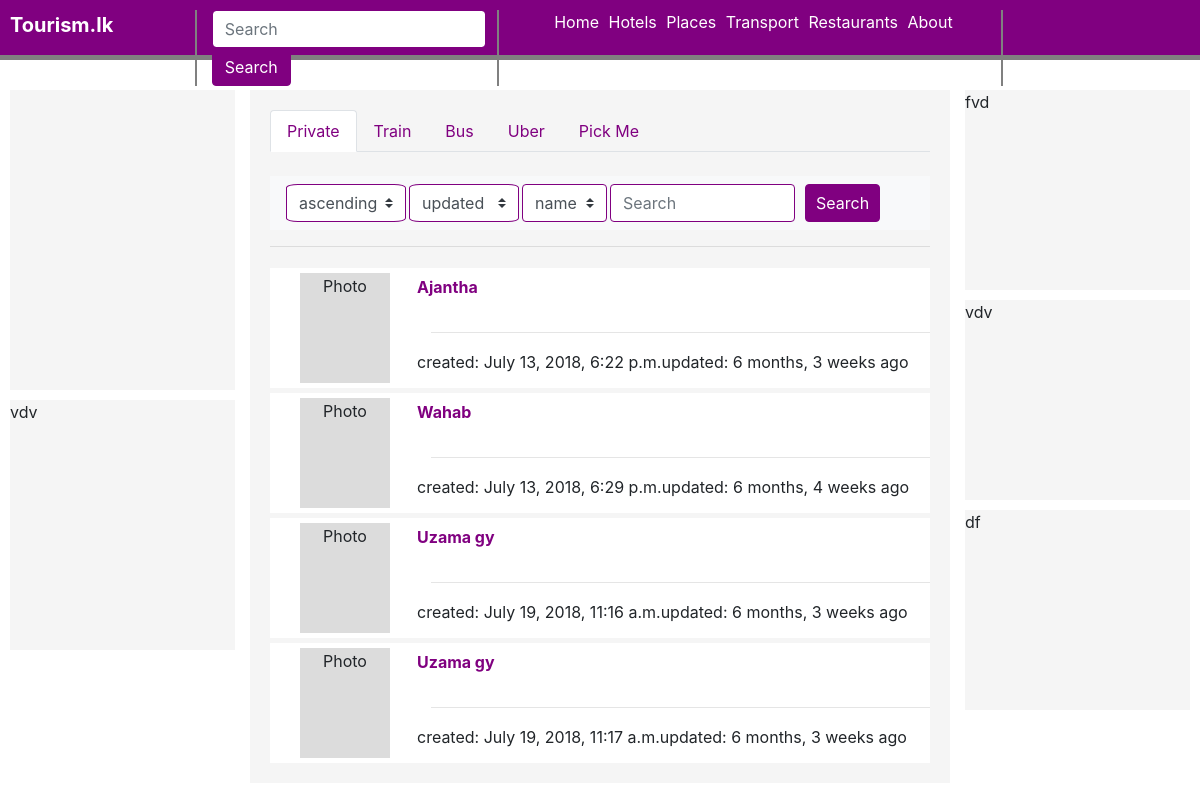
/transports/, run on the app's committed database.
### transports/models.py (models this page shows, shortened)
class Transport(models.Model):
	name			= models.CharField(max_length=100, validators=[validate_name])
	vehicle			= models.CharField(max_length=50, validators=[validate_vehicle])
	capcity			= models.IntegerField(null=True, blank=True)
	phone			= models.IntegerField(null=True, blank=True)
	price			= models.IntegerField(null=True, blank=True)
	timestamp		= models.DateTimeField(auto_now_add=True)
	updated			= models.DateTimeField(auto_now=True)
	slug			= models.SlugField(null=True, blank=True)

### transports/views.py (the view, shortened to what this page needs)
def transport_view(request):
	template_name = 'transports/transport_list.html'
	form  = TransportSearch(request.POST or None)
	queryset = Transport.objects.all()
	context = {
		'form':form,
		'object_list':queryset
	}
	return render(request, template_name, context)

### transports/forms.py
class TransportSearch(forms.Form):
	search 		= forms.CharField(label='')
	filter_by	= forms.ChoiceField(label='', choices=(
			('name',('name')),
			('capcity',('capcity')),
			('vehicle',('vehicle')),
		))
	sort_by 	= forms.ChoiceField(label='', choices=(
			('updated',('updated')),
			('timestamp',('timestamp')),
			('name',('name')),
			('capcity',('capcity')),
		))
	order		= forms.ChoiceField(label='', choices=(
			('ascending',('ascending')),
			('descending',('descending')),
		))

### transports/templates/transports/transport_list.html (shortened to what this page needs)
{% extends 'base.html' %}
{% block content %}
<div style="background: #F5F5F5;width: 700px;padding: 20px;margin-top: 30px">
	<ul class="nav nav-tabs" id="myTab" role="tablist" >
  <li class="nav-item">
    <a class="nav-link active" id="home-tab" data-toggle="tab" href="#Private" role="tab" aria-controls="Private" aria-selected="true" style="color: purple">Private</a>
  </li>
  <li class="nav-item">
    <a class="nav-link" id="profile-tab" data-toggle="tab" href="#Train" role="tab" aria-controls="Train" aria-selected="false" style="color: purple">Train</a>
  </li>
  <li class="nav-item">
    <a class="nav-link" id="profile-tab" data-toggle="tab" href="#Bus" role="tab" aria-controls="Bus" aria-selected="false" style="color: purple">Bus</a>
  </li>
  <li class="nav-item">
    <a class="nav-link" id="contact-tab" data-toggle="tab" href="#Uber" role="tab" aria-controls="Uber" aria-selected="false" style="color: purple">Uber</a>
  </li>
  <li class="nav-item">
    <a class="nav-link" id="contact-tab" data-toggle="tab" href="#PickMe" role="tab" aria-controls="Pick" aria-selected="false" style="color: purple">Pick Me</a>
  </li>
</ul>
<div class="tab-content" id="myTabContent" style="min-height: 550px;" > <br>
  <div class="tab-pane fade show active" id="Private" role="tabpanel" aria-labelledby="home-tab">
	  	{% include "transports/nav.html" %} <hr>
		{% if object_list %}
			<div style="overflow-x:scroll; height:500px;">
			{% for i in object_list %}
			<div class="row" style="background: white;width: 550;height: 120px;margin-top: 5px;padding: 5px">
				<div  class="col-3" >
					<div style="height: 110px;width: 90px;background: #DCDCDC;padding: 1px" align="center">
					Photo
					</div>
				</div>
				<div class="col-9" style="padding: 1px">
					<div class="row" style="padding: 1px">
						<p>
					 <b><a href="/transports/{{i.slug}}" style="color: purple">{{i.name}}</a></b>  <small> {{i.location}}</small>
					 	</p>
					</div><hr>
					<div class="row" style="padding: 1px">
						   <p>created: {{i.timestamp}}</p>
						   <p>updated: {{i.updated | timesince}} ago</p>
					</div>
				</div>
			</div>
			{% endfor %}
			</div>
		{% else %}
			<small>Not Found</small>
		{% endif %}
  </div>
</div>
</div>
{% endblock %}

### data on the page
Transport: name "Ajantha", timestamp "July 13, 2018, 6:22 p.m.", updated "6 months, 3 weeks"
Transport: name "Wahab", timestamp "July 13, 2018, 6:29 p.m.", updated "6 months, 4 weeks"
Transport: name "Uzama gy", timestamp "July 19, 2018, 11:16 a.m.", updated "6 months, 3 weeks"
Transport: name "Uzama gy", timestamp "July 19, 2018, 11:17 a.m.", updated "6 months, 3 weeks"
